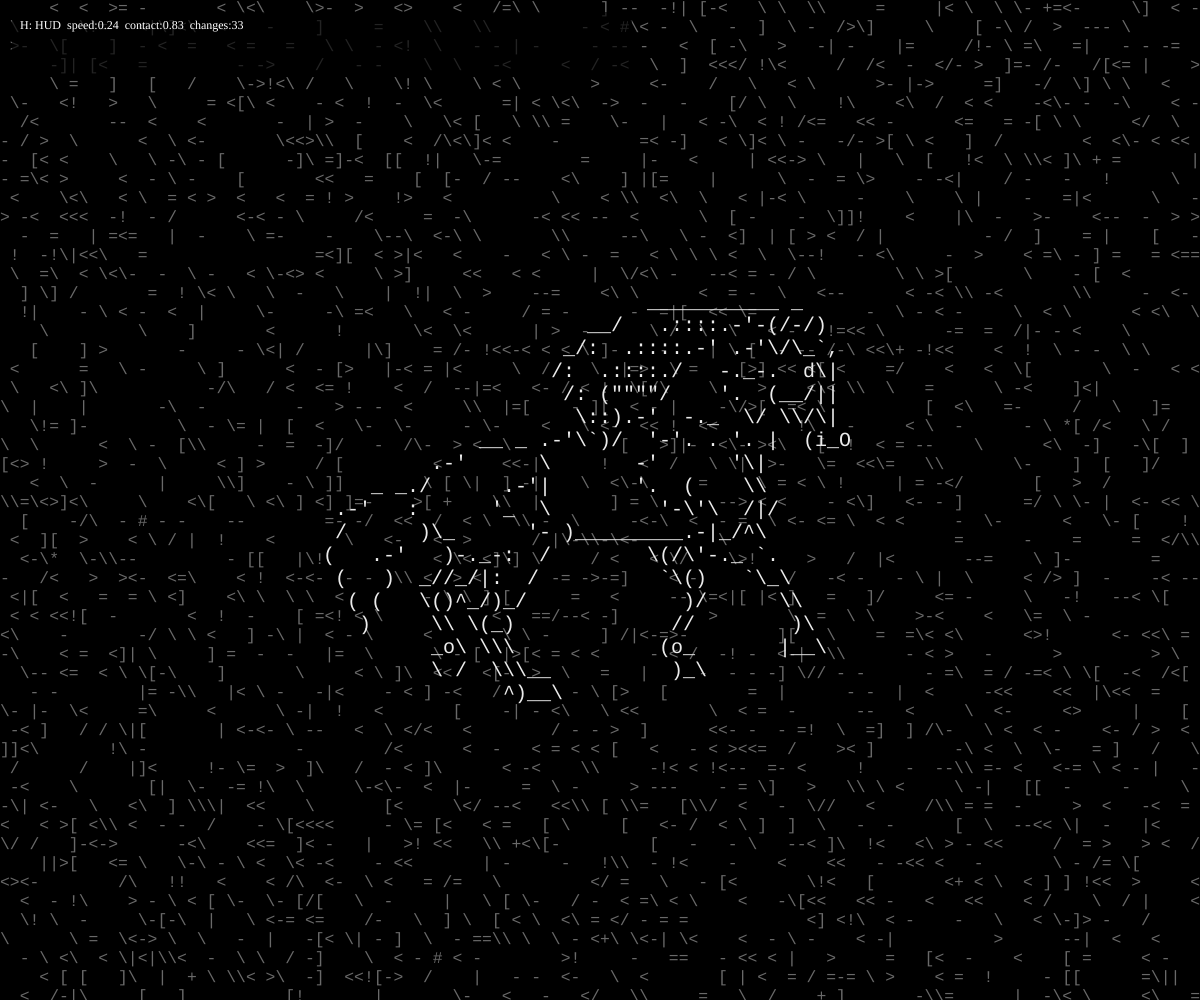
Frame 1 (no input)
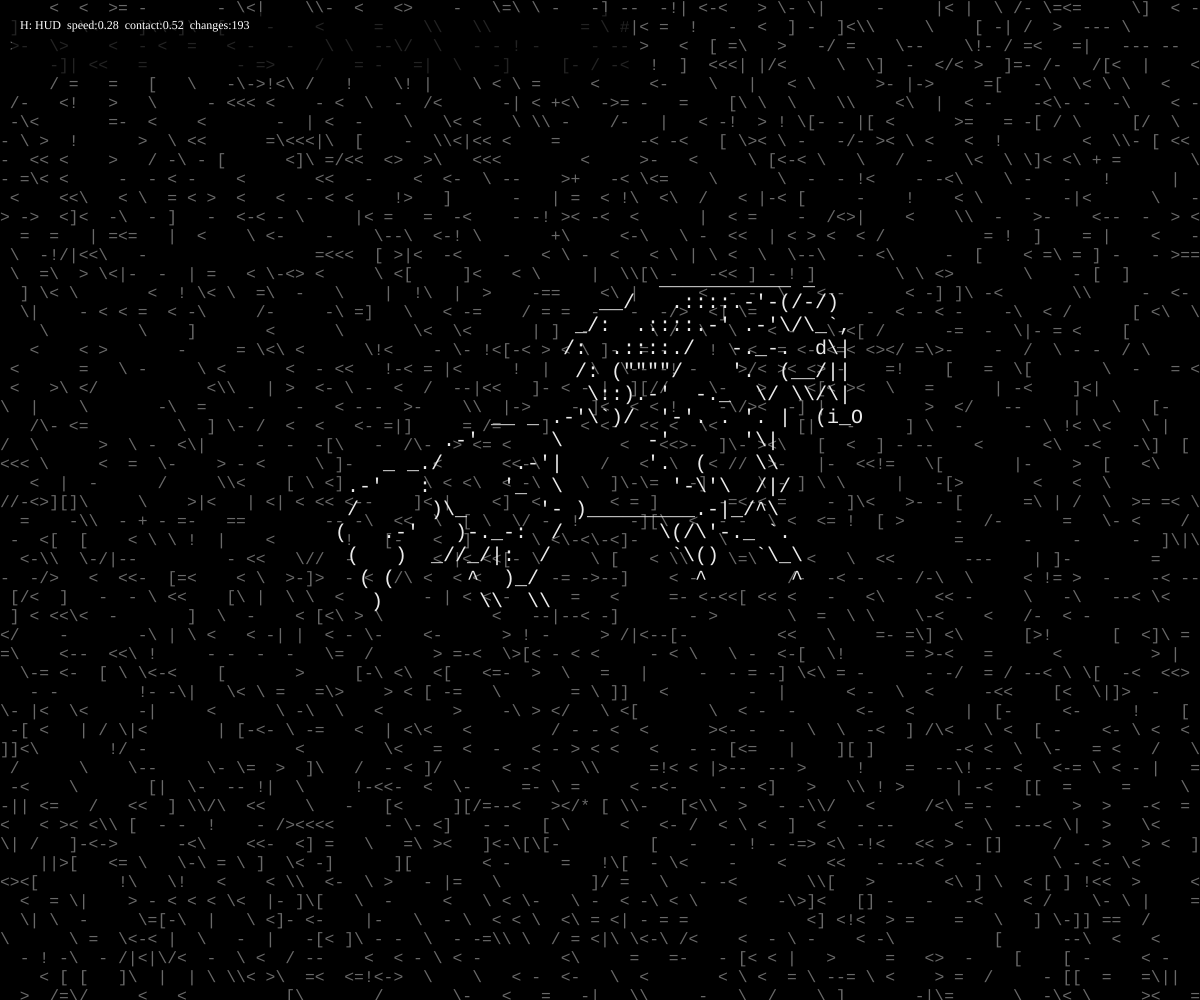
Frame 60 (no input)
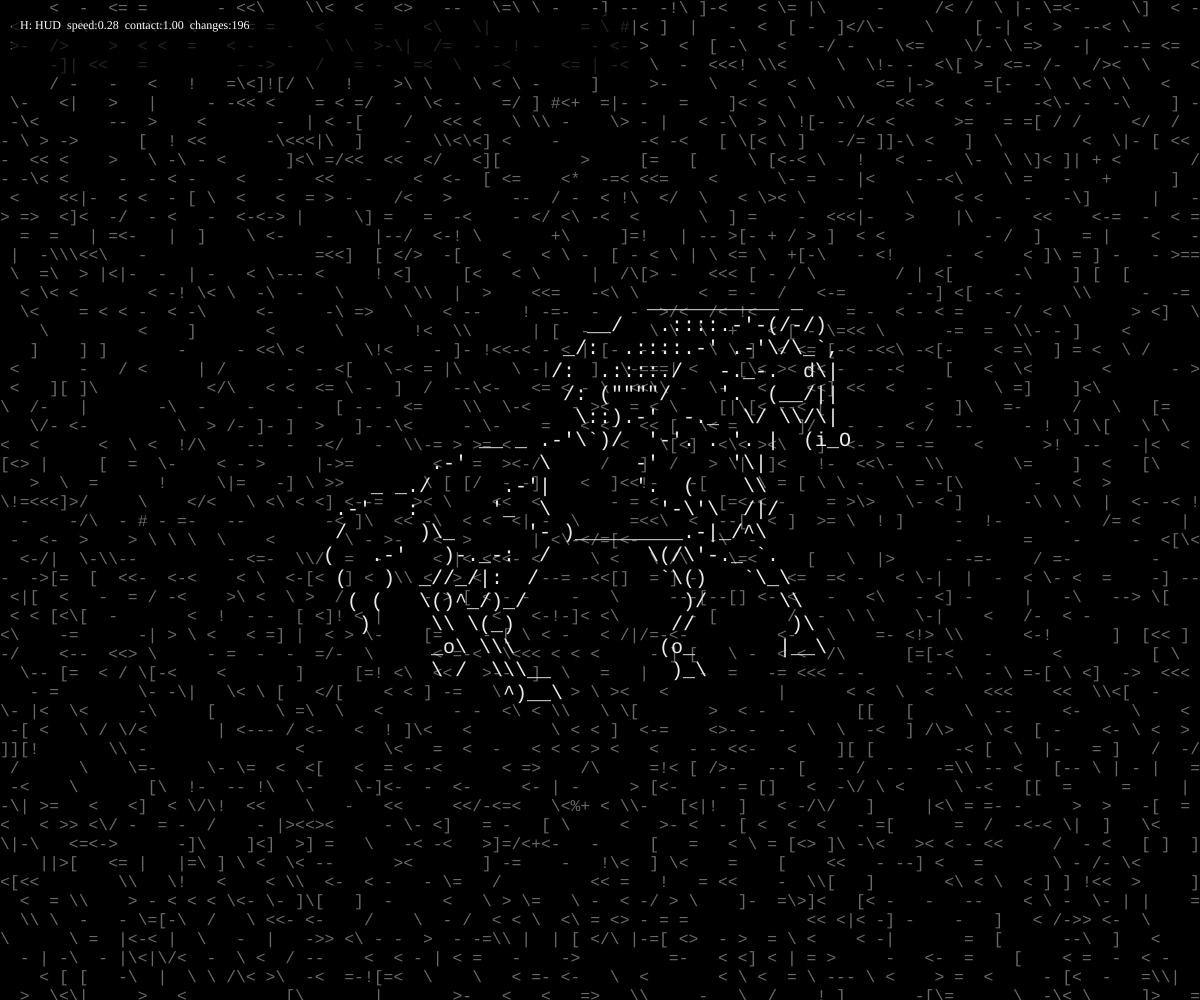
Frame 120 (the mouse pressed at the canvas centre since frame 60)

The p5.js sketch that drew these frames (run headless with seeded random() and noise() and a simulated clock; from frame 60 on, the mouse is pressed at the canvas centre):

// p5.js sketch
// ── sketch.js
// p5.js — ASCII horse run with distance-linked fill (stable, low flicker)

let fpsRun = 10;
let fontPx = 20;
let fontReady = false;
let showHud = true;

const fillScale = 0.82;
const trailRadius = 12.0;
const fillRampGroups = [
  "      _",
  "-=~^",
  "<>[]{}()",
  "\\/|!il1",
  "+*#%&@$",
  "0135792468",
  "ACEFGHJKLNPQRTUVWXYZ",
  "MW8BHKX",
];
const fillRampChars = buildRampChars(fillRampGroups);

let framesRows = [];
let framesMask = [];
let framesDist = [];
let frameContact = [];
let animFrameCount = 0;
let frameW = 0;
let frameH = 0;

let fillState = [];
let fillIndex = [];
let fillCooldown = [];
let fillCols = 0;
let fillRows = 0;

const runMotionPath = [
  { x: 0, y: 0 },
  { x: 1, y: -1 },
  { x: 2, y: 0 },
  { x: 1, y: 1 },
];

const rawFrames = [
`                           ___________ _
                      __/   .::::.-'-(/-/)
                    _/:  .::::.-' .-'\\/\\_\`,
                   /:  .::::./   -._-.  d\\|
                    /: (""""/    '.  (__/||
                     \\::).-'  -._  \\/ \\\\/\\|
             __ _ .-'\\\`)/  '-'. . '. |  (i_O
         .-'      \\       -'      '\\|
    _ _./      .-'|       '.  (    \\\\
 .-'   :      '_  \\         '-\\'\\  /|/
 /      )\\_      '- )_________.-|_/^\\
(   .-'   )-._-:  /        \\(/\\'-._ \`.
 (   )  _//_/|:  /          \`\\()   \`\\_\\
  ( (   \\()^_/)_/             )/      \\\\
   )     \\\\ \\(_)             //        )\\
         _o\\ \\\\\\            (o_       |__\\
         \\ /  \\\\\\__          )_\\
               ^)__\\`,

`                           ___________ _
                      __/   .::::.-'-(/-/)
                    _/:  .::::.-' .-'\\/\\_\`,
                   /:  .::::./   -._-.  d\\|
                    /: (""""/    '.  (__/||
                     \\::).-'  -._  \\/ \\\\/\\|
             __ _ .-'\\\`)/  '-'. . '. |  (i_O
         .-'      \\       -'      '\\|
    _ _./      .-'|       '.  (    \\\\
 .-'   :      '_  \\         '-\\'\\  /|/
 /      )\\_      '- )_________.-|_/^\\
(   .-'   )-._-:  /        \\(/\\'-._ \`.
 (   )  _//_/|:  /          \`\\()   \`\\_\\
  ( (      ^  )_/             ^       ^
   )        \\\\  \\\\`,

`                           ___________ _
                      __/   .::::.-'-(/-/)
                    _/:  .::::.-' .-'\\/\\_\`,
                   /:  .::::./   -._-.  d\\|
                    /: (""""/    '.  (__/||
                     \\::).-'  -._  \\/ \\\\/\\|
             __ _ .-'\\\`)/  '-'. . '. |  (i_O
         .-'      \\       -'      '\\|
    _ _./      .-'|       '.  (    \\\\
 .-'   :      '_  \\         '-\\'\\  /|/
 /      )\\_      '- )_________.-|_/^\\
(   .-'   )-._-:  /        \\(/\\'-._ \`.
 (   )  _//_/|:  /          \`\\()   \`\\_\\
  ( (   \\\\     )_/            \\\\       \\
   )     _o\\   \\\\\\             _o\\      \\
         \\ /    \\\\\\__          \\ /       \\__
               ^)__\\`,

`                           ___________ _
                      __/   .::::.-'-(/-/)
                    _/:  .::::.-' .-'\\/\\_\`,
                   /:  .::::./   -._-.  d\\|
                    /: (""""/    '.  (__/||
                     \\::).-'  -._  \\/ \\\\/\\|
             __ _ .-'\\\`)/  '-'. . '. |  (i_O
         .-'      \\       -'      '\\|
    _ _./      .-'|       '.  (    \\\\
 .-'   :      '_  \\         '-\\'\\  /|/
 /      )\\_      '- )_________.-|_/^\\
(   .-'   )-._-:  /        \\(/\\'-._ \`.
 (   )  _//_/|:  /          \`\\()   \`\\_\\
  ( (   \\()^_/)_/             )/      \\\\
   )     \\\\ \\(_)             //        )\\
         _o\\                  _o\\
         \\ /                  \\ /`
];

function setup() {
  createCanvas(windowWidth, windowHeight);
  pixelDensity(1);
  textAlign(LEFT, TOP);
  noStroke();
  document.fonts.ready.then(() => {
    textFont("JetBrains Mono, monospace");
    fontReady = true;
    buildFrames();
  });
}

function windowResized() {
  resizeCanvas(windowWidth, windowHeight);
  fillCols = 0;
  fillRows = 0;
}

function draw() {
  background(0);
  if (!fontReady || animFrameCount === 0) return;

  textSize(fontPx);
  textFont("JetBrains Mono, monospace");
  drawingContext.font = `${textSize()}px "JetBrains Mono", monospace`;
  drawingContext.textBaseline = "top";

  let drawSize = fontPx;
  let metrics = measureFrame();
  let cellW = metrics.cellW;
  let lineH = metrics.lineH;
  let blockW = metrics.maxW;
  let blockH = frameH * lineH;

  if (blockW > width || blockH > height) {
    const fit = Math.min(width / blockW, height / blockH);
    drawSize = fontPx * fit;
    textSize(drawSize);
    textFont("JetBrains Mono, monospace");
    drawingContext.font = `${textSize()}px "JetBrains Mono", monospace`;
    metrics = measureFrame();
    cellW = metrics.cellW;
    lineH = metrics.lineH;
    blockW = metrics.maxW;
    blockH = frameH * lineH;
  }

  const x0 = Math.floor(width * 0.5 - blockW * 0.5);
  const y0 = Math.floor(height * 0.5 - blockH * 0.5);
  textLeading(lineH);

  const t = millis() / 1000;
  const pos = t * fpsRun;
  const idx = Math.floor(pos) % animFrameCount;
  const nextAnimIdx = (idx + 1) % animFrameCount;
  const mix = pos - Math.floor(pos);
  const prevIdx = (idx - 1 + animFrameCount) % animFrameCount;
  const rows = framesRows[idx];
  const dist = framesDist[idx];
  const contactStrength = lerp(frameContact[idx] ?? 0, frameContact[nextAnimIdx] ?? 0, mix);

  const motionNow = sampleMotionAtPos(pos);
  const motionPrev = sampleMotionAtPos(pos - 0.20);
  const vx = motionNow.x - motionPrev.x;
  const vy = motionNow.y - motionPrev.y;
  const moveSpeed = Math.sqrt(vx * vx + vy * vy);
  const moveDirX = Math.abs(vx) > 1e-5 ? Math.sign(vx) : 1;

  textSize(drawSize * fillScale);
  textFont("JetBrains Mono, monospace");
  drawingContext.font = `${textSize()}px "JetBrains Mono", monospace`;
  const fillCellW = drawingContext.measureText("M").width;
  const fillLineH = measureLineHeight();
  const bgCols = Math.ceil(width / fillCellW) + 1;
  const bgRows = Math.ceil(height / fillLineH) + 1;
  ensureFillState(bgCols, bgRows);

  fill(105);
  let activityCount = 0;
  for (let gy = 0; gy < bgRows; gy++) {
    let fillRow = "";
    for (let gx = 0; gx < bgCols; gx++) {
      const si = gy * bgCols + gx;
      const px = gx * fillCellW;
      const py = gy * fillLineH;

      const dHorse = sampleHorseDistanceWorld(px, py, x0, y0, cellW, lineH, frameW, frameH, dist);
      const nDist = constrain(dHorse / (trailRadius * 3.2), 0, 1);
      const influence = 1.0 - nDist;

      const cx = x0 + blockW * 0.5;
      const cy = y0 + blockH * 0.5;
      const dx = (px - cx) / Math.max(1, cellW);
      const dy = (py - cy) / Math.max(1, lineH);
      const dir = (vx * dx + vy * dy) / Math.max(1, frameW + frameH);
      const wake = constrain(influence + dir * 1.1, 0, 1);
      const dxNorm = (px - cx) / Math.max(1, blockW * 0.5);
      const frontSigned = constrain(moveDirX * dxNorm, -1, 1);
      const backBias = constrain(-frontSigned, 0, 1);
      const frontBias = constrain(frontSigned, 0, 1);
      const motionGain = constrain(moveSpeed * 12.0, 0, 1);
      const frontBackGain = constrain(1.0 + motionGain * (2.8 * backBias - 1.2 * frontBias), 0.08, 4.2);
      const behindX = constrain(-moveDirX * dxNorm, 0, 1);
      const tailY = constrain(1.0 - Math.abs((py - cy) / Math.max(1, blockH * 0.45)), 0, 1);
      const tailCone = Math.pow(behindX, 1.35) * Math.pow(tailY, 1.1);

      const baseA = hash01(gx, gy, 3);
      const baseB = hash01(gx + 97, gy + 211, 9);
      const basePattern = 0.65 * baseA + 0.35 * baseB;
      const phase1 = 0.22 * gx + 0.17 * gy + t * (0.35 + 0.45 * influence);
      const phase2 = -0.11 * gx + 0.19 * gy + t * (0.22 + 0.35 * influence);
      const movingPattern = 0.5 + 0.5 * (0.65 * sin(phase1) + 0.35 * sin(phase2 + dir * 8.0));
      const gainForCell = frontBackGain;
      const targetMix = constrain(wake * gainForCell, 0, 1);
      const target = constrain(lerp(basePattern, movingPattern, targetMix), 0, 1);

      const contactGain = lerp(0.22, 1.0, contactStrength);
      // Leftward advection field: strongest in horse wake band, weak in front/far regions.
      const yBand = constrain(1.0 - Math.abs((py - cy) / Math.max(1, blockH * 0.55)), 0, 1);
      const flowLeft = constrain(
        0.004 +
        motionGain * (0.012 + 0.16 * tailCone + 0.06 * backBias) * influence * yBand * contactGain,
        0,
        0.22
      );
      const upstream = gx < bgCols - 1 ? fillState[si + 1] : fillState[si];
      fillState[si] = lerp(fillState[si], upstream, flowLeft);

      const alpha = lerp(0.002, 0.045, influence) * contactGain * (0.7 + 0.9 * backBias * motionGain);
      fillState[si] = lerp(fillState[si], target, alpha);

      let energy = fillState[si];
      const staticVar = hash01(gx, gy, 41);
      const slowVar = 0.5 + 0.5 * sin(0.031 * gx + 0.047 * gy + t * 0.12);
      energy = constrain(energy * 0.72 + staticVar * 0.20 + slowVar * 0.08, 0, 1);
      const targetIdx = energyToIndexExpanded(energy);

      const interval = clampInt(Math.floor(lerp(34, 10, influence)), 10, 34);
      const stagger = (gx * 13 + gy * 7) & 31;
      let curIdx = fillIndex[si];
      const margin = Math.max(3, Math.floor(fillRampChars.length * 0.08));

      const cd = fillCooldown[si] ?? 0;
      if (cd > 0) fillCooldown[si] = cd - 1;

      // Per-cell update chance removes scan-order bias (no top-of-screen favoritism).
      const changeChance =
        lerp(0.00025, 0.018, influence) *
        contactGain *
        (0.55 + 1.7 * tailCone * motionGain + 0.5 * backBias * motionGain) *
        (0.75 + 0.8 * yBand);
      const allowByChance = hash01(gx, gy, window.frameCount * 17 + 23) < changeChance;
      if (
        influence > 0.12 &&
        ((window.frameCount + stagger) % interval) === 0 &&
        allowByChance &&
        (fillCooldown[si] ?? 0) <= 0
      ) {
        if (targetIdx > curIdx + margin) curIdx += 1;
        else if (targetIdx < curIdx - margin) curIdx -= 1;
        if (curIdx !== fillIndex[si]) {
          fillCooldown[si] = clampInt(Math.floor(lerp(28, 10, influence)), 10, 28);
          activityCount += 1;
        }
      }
      fillIndex[si] = curIdx;

      const ri = clampInt(curIdx, 0, fillRampChars.length - 1);
      const group = indexToGroup(ri);
      const gs = fillRampGroups[group];
      // Explicit left-drift phase: strong in wake, weak elsewhere.
      const drift = Math.floor(t * (0.4 + 4.2 * tailCone * motionGain * contactGain));
      const pick = clampInt(
        Math.floor(hash01((gx + drift) * 31 + ri, gy * 17 + ri, group + 101 + drift) * gs.length),
        0,
        gs.length - 1
      );
      const ch = gs[pick] ?? " ";
      fillRow += ch;
    }
    text(fillRow, 0, gy * fillLineH);
  }

  if (showHud) {
    drawHud(moveSpeed, contactStrength, activityCount);
  }

  textSize(drawSize);
  textFont("JetBrains Mono, monospace");
  drawingContext.font = `${textSize()}px "JetBrains Mono", monospace`;
  fill(235);
  for (let y = 0; y < frameH; y++) {
    const row = rows[y] ?? "";
    text(row, x0, y0 + y * lineH);
  }
}

function buildFrames() {
  const parsed = rawFrames.map((f) => f.split("\n"));
  animFrameCount = parsed.length;
  const baseH = Math.max(...parsed.map((rows) => rows.length));
  const baseW = Math.max(...parsed.map((rows) => Math.max(...rows.map((r) => r.length))));

  let minX = Infinity;
  let minY = Infinity;
  let maxX = -Infinity;
  let maxY = -Infinity;
  for (let i = 0; i < animFrameCount; i++) {
    const m = runMotionPath[i % runMotionPath.length];
    minX = Math.min(minX, m.x);
    minY = Math.min(minY, m.y);
    maxX = Math.max(maxX, m.x);
    maxY = Math.max(maxY, m.y);
  }

  const pad = 1;
  frameW = baseW + (maxX - minX) + pad * 2;
  frameH = baseH + (maxY - minY) + pad * 2;

  framesMask = [];
  framesDist = [];
  const contactRaw = [];
  framesRows = parsed.map((rows, i) => {
    const m = runMotionPath[i % runMotionPath.length];
    const offX = m.x - minX + pad;
    const offY = m.y - minY + pad;

    const canvas = Array.from({ length: frameH }, () =>
      Array.from({ length: frameW }, () => " ")
    );

    for (let y = 0; y < rows.length; y++) {
      const src = rows[y];
      const yy = y + offY;
      if (yy < 0 || yy >= frameH) continue;
      for (let x = 0; x < src.length; x++) {
        const ch = src[x];
        if (ch === " ") continue;
        const xx = x + offX;
        if (xx < 0 || xx >= frameW) continue;
        canvas[yy][xx] = ch;
      }
    }

    const rowStrings = canvas.map((r) => r.join(""));
    const mask = new Uint8Array(frameW * frameH);
    for (let y = 0; y < frameH; y++) {
      const off = y * frameW;
      for (let x = 0; x < frameW; x++) {
        mask[off + x] = canvas[y][x] === " " ? 0 : 1;
      }
    }

    framesMask.push(mask);
    framesDist.push(chamferDistance(mask, frameW, frameH));
    contactRaw.push(computeGroundContact(mask, frameW, frameH));
    return rowStrings;
  });

  const cMin = Math.min(...contactRaw);
  const cMax = Math.max(...contactRaw);
  const denom = Math.max(1e-6, cMax - cMin);
  frameContact = contactRaw.map((v) => Math.pow(constrain((v - cMin) / denom, 0, 1), 0.85));
}

function measureFrame() {
  const cellW = drawingContext.measureText("M").width;
  const lineH = measureLineHeight();
  return { cellW, maxW: frameW * cellW, lineH };
}

function measureLineHeight() {
  let lineH = textAscent() + textDescent();
  const m = drawingContext.measureText("M");
  if (m.actualBoundingBoxAscent !== undefined) {
    const h = m.actualBoundingBoxAscent + m.actualBoundingBoxDescent;
    if (h > lineH) lineH = h;
  }
  return lineH;
}

function chamferDistance(mask, w, h) {
  const INF = 1e9;
  const d = new Float32Array(w * h);
  for (let i = 0; i < d.length; i++) d[i] = mask[i] ? 0 : INF;

  const w1 = 1.0;
  const w2 = 1.4;
  for (let y = 0; y < h; y++) {
    const row = y * w;
    for (let x = 0; x < w; x++) {
      const i = row + x;
      let best = d[i];
      if (x > 0) best = Math.min(best, d[i - 1] + w1);
      if (y > 0) best = Math.min(best, d[i - w] + w1);
      if (x > 0 && y > 0) best = Math.min(best, d[i - w - 1] + w2);
      if (x < w - 1 && y > 0) best = Math.min(best, d[i - w + 1] + w2);
      d[i] = best;
    }
  }
  for (let y = h - 1; y >= 0; y--) {
    const row = y * w;
    for (let x = w - 1; x >= 0; x--) {
      const i = row + x;
      let best = d[i];
      if (x < w - 1) best = Math.min(best, d[i + 1] + w1);
      if (y < h - 1) best = Math.min(best, d[i + w] + w1);
      if (x < w - 1 && y < h - 1) best = Math.min(best, d[i + w + 1] + w2);
      if (x > 0 && y < h - 1) best = Math.min(best, d[i + w - 1] + w2);
      d[i] = best;
    }
  }
  return d;
}

function clampInt(v, lo, hi) {
  return Math.max(lo, Math.min(hi, v));
}

function buildRampChars(groups) {
  let s = "";
  for (let i = 0; i < groups.length; i++) s += groups[i];
  return s;
}

function energyToIndexExpanded(energy) {
  const e = constrain((energy - 0.06) / 0.88, 0, 1);
  const shaped = Math.pow(e, 0.78);
  const n = fillRampChars.length;
  return clampInt(Math.floor(shaped * (n - 1)), 0, n - 1);
}

function indexToGroup(idx) {
  const n = fillRampChars.length;
  const g = fillRampGroups.length;
  const k = clampInt(idx, 0, n - 1);
  return clampInt(Math.floor((k / Math.max(1, n - 1)) * (g - 1)), 0, g - 1);
}

function ensureFillState(cols, rows) {
  if (cols === fillCols && rows === fillRows && fillState.length === cols * rows) return;

  const next = new Float32Array(cols * rows);
  const nextIdx = new Int16Array(cols * rows);
  const nextCd = new Int16Array(cols * rows);
  const copyCols = Math.min(cols, fillCols);
  const copyRows = Math.min(rows, fillRows);

  for (let y = 0; y < copyRows; y++) {
    const oldOff = y * fillCols;
    const newOff = y * cols;
    for (let x = 0; x < copyCols; x++) {
      next[newOff + x] = fillState[oldOff + x] ?? 0;
      nextIdx[newOff + x] = fillIndex[oldOff + x] ?? 0;
      nextCd[newOff + x] = fillCooldown[oldOff + x] ?? 0;
    }
  }

  for (let i = 0; i < next.length; i++) {
    if (next[i] === 0) {
      const seed = hash01(i % cols, Math.floor(i / cols), 5);
      next[i] = seed;
      nextIdx[i] = energyToIndexExpanded(seed);
      nextCd[i] = clampInt(Math.floor(hash01(i, i >> 1, 13) * 9), 0, 8);
    }
  }

  fillState = next;
  fillIndex = nextIdx;
  fillCooldown = nextCd;
  fillCols = cols;
  fillRows = rows;
}

function hash01(x, y, s) {
  let n = x * 374761393 + y * 668265263 + s * 1442695041;
  n = (n ^ (n >>> 13)) >>> 0;
  n = (n * 1274126177) >>> 0;
  return (n & 0xffffffff) / 4294967295;
}

function sampleHorseDistanceWorld(px, py, x0, y0, cellW, lineH, w, h, distField) {
  const gx = (px - x0) / Math.max(1e-6, cellW);
  const gy = (py - y0) / Math.max(1e-6, lineH);
  const ix = Math.floor(gx);
  const iy = Math.floor(gy);

  if (ix >= 0 && ix < w && iy >= 0 && iy < h) {
    const d = distField[iy * w + ix];
    return isFinite(d) ? d : 1e3;
  }

  const ox = (ix < 0) ? -ix : (ix >= w ? ix - (w - 1) : 0);
  const oy = (iy < 0) ? -iy : (iy >= h ? iy - (h - 1) : 0);
  return Math.sqrt(ox * ox + oy * oy);
}

function computeGroundContact(mask, w, h) {
  const band = Math.min(5, h);
  const y0 = h - band;
  let score = 0;
  for (let y = y0; y < h; y++) {
    const weight = (y - y0 + 1);
    const off = y * w;
    for (let x = 0; x < w; x++) {
      if (mask[off + x] === 1) score += weight;
    }
  }
  return score;
}

function sampleMotionAtPos(p) {
  const n = runMotionPath.length;
  const base = ((p % n) + n) % n;
  const i0 = Math.floor(base) % n;
  const i1 = (i0 + 1) % n;
  const u = base - Math.floor(base);
  const a = runMotionPath[i0];
  const b = runMotionPath[i1];
  return {
    x: lerp(a.x, b.x, u),
    y: lerp(a.y, b.y, u),
  };
}

function keyPressed() {
  if (key === "h" || key === "H") showHud = !showHud;
}

function drawHud(moveSpeed, contactStrength, activityCount) {
  fill(0, 170);
  rect(12, 12, 620, 64, 8);
  fill(255);
  textSize(12);
  text(
    `H: HUD  speed:${moveSpeed.toFixed(2)}  contact:${contactStrength.toFixed(2)}  changes:${activityCount}`,
    20,
    20
  );
}
